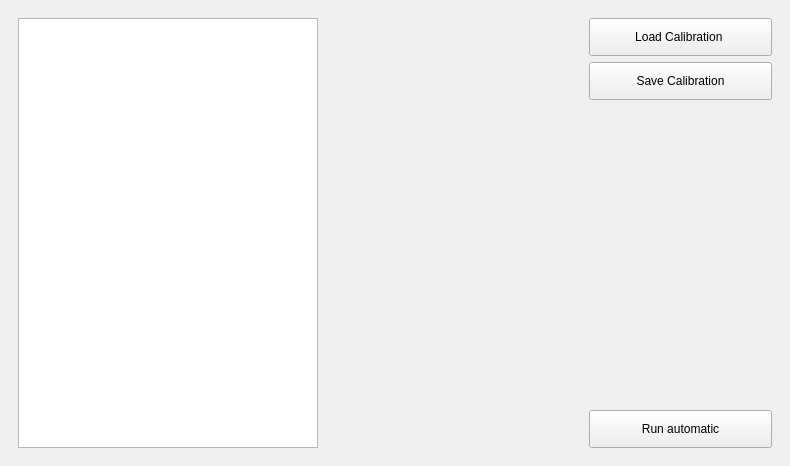
<?xml version="1.0" encoding="UTF-8"?>
<ui version="4.0">
 <class>ManualCalibration</class>
 <widget class="QWidget" name="ManualCalibration">
  <property name="geometry">
   <rect>
    <x>0</x>
    <y>0</y>
    <width>790</width>
    <height>466</height>
   </rect>
  </property>
  <property name="windowTitle">
   <string>Form</string>
  </property>
  <property name="styleSheet">
   <string notr="true">QLabel {
	text-align: left;
	font-size: 18px;
}

QPushButton
{
  width: 175px;
  height: 30px;

  text-align: center;
}

QTabWidget::pane {
    border: 1px solid black;
}

QTabWidget::tab-bar:top {
    top: 1px;
}

QTabWidget::tab-bar:bottom {
    bottom: 1px;
}

QTabWidget::tab-bar:left {
    right: 1px;
}

QTabWidget::tab-bar:right {
    left: 1px;
}
QTabBar::tab {
    border: 1px solid black;
	border-radius: 4px;
}

QTabBar::tab:selected {
    background: #4a64ff;
}

QTabBar::tab:!selected {
    background: #4a64ff;
}

QTabBar::tab:!selected:hover {
    background: #4a34ff;
}

QTabBar::tab:top:!selected {
    margin-top: 3px;
}

QTabBar::tab:bottom:!selected {
    margin-bottom: 3px;
}

QTabBar::tab:top, QTabBar::tab:bottom {
    min-width: 8ex;
    margin-right: -1px;
    padding: 5px 10px 5px 10px;
}

QTabBar::tab:top:selected {
    border-bottom-color: none;
}

QTabBar::tab:bottom:selected {
    border-top-color: none;
}

QTabBar::tab:top:last, QTabBar::tab:bottom:last,
QTabBar::tab:top:only-one, QTabBar::tab:bottom:only-one {
    margin-right: 0;
}

QTabBar::tab:left:!selected {
    margin-right: 3px;
}

QTabBar::tab:right:!selected {
    margin-left: 3px;
}

QTabBar::tab:left, QTabBar::tab:right {
    min-height: 8ex;
    margin-bottom: -1px;
    padding: 10px 5px 10px 5px;
}

QTabBar::tab:left:selected {
    border-left-color: none;
}

QTabBar::tab:right:selected {
    border-right-color: none;
}

QTabBar::tab:left:last, QTabBar::tab:right:last,
QTabBar::tab:left:only-one, QTabBar::tab:right:only-one {
    margin-bottom: 0;
}

</string>
  </property>
  <layout class="QVBoxLayout" name="verticalLayout_2">
   <property name="spacing">
    <number>0</number>
   </property>
   <property name="leftMargin">
    <number>0</number>
   </property>
   <property name="topMargin">
    <number>0</number>
   </property>
   <property name="rightMargin">
    <number>0</number>
   </property>
   <property name="bottomMargin">
    <number>0</number>
   </property>
   <item>
    <widget class="scopy::DetachDragZone" name="TopWidget" native="true">
     <property name="sizePolicy">
      <sizepolicy hsizetype="Preferred" vsizetype="MinimumExpanding">
       <horstretch>0</horstretch>
       <verstretch>0</verstretch>
      </sizepolicy>
     </property>
     <layout class="QHBoxLayout" name="horizontalLayout_4">
      <item>
       <widget class="QWidget" name="ListWidget" native="true">
        <property name="autoFillBackground">
         <bool>false</bool>
        </property>
        <layout class="QHBoxLayout" name="horizontalLayout_2">
         <item>
          <widget class="QListWidget" name="calibList">
           <property name="sizePolicy">
            <sizepolicy hsizetype="Fixed" vsizetype="Preferred">
             <horstretch>0</horstretch>
             <verstretch>0</verstretch>
            </sizepolicy>
           </property>
           <property name="minimumSize">
            <size>
             <width>300</width>
             <height>0</height>
            </size>
           </property>
           <property name="font">
            <font>
             <pointsize>-1</pointsize>
            </font>
           </property>
          </widget>
         </item>
        </layout>
       </widget>
      </item>
      <item>
       <widget class="QWidget" name="storyWidget" native="true">
        <property name="sizePolicy">
         <sizepolicy hsizetype="MinimumExpanding" vsizetype="Preferred">
          <horstretch>0</horstretch>
          <verstretch>0</verstretch>
         </sizepolicy>
        </property>
        <property name="minimumSize">
         <size>
          <width>0</width>
          <height>0</height>
         </size>
        </property>
        <layout class="QHBoxLayout" name="horizontalLayout_3">
         <property name="bottomMargin">
          <number>0</number>
         </property>
        </layout>
       </widget>
      </item>
      <item>
       <widget class="QWidget" name="SideBar" native="true">
        <property name="sizePolicy">
         <sizepolicy hsizetype="Maximum" vsizetype="Preferred">
          <horstretch>0</horstretch>
          <verstretch>0</verstretch>
         </sizepolicy>
        </property>
        <layout class="QVBoxLayout" name="verticalLayout">
         <item>
          <widget class="QPushButton" name="loadButton">
           <property name="sizePolicy">
            <sizepolicy hsizetype="Preferred" vsizetype="Preferred">
             <horstretch>0</horstretch>
             <verstretch>0</verstretch>
            </sizepolicy>
           </property>
           <property name="text">
            <string>Load Calibration </string>
           </property>
           <property name="blue_button" stdset="0">
            <bool>false</bool>
           </property>
          </widget>
         </item>
         <item>
          <widget class="QPushButton" name="saveButton">
           <property name="sizePolicy">
            <sizepolicy hsizetype="Preferred" vsizetype="Preferred">
             <horstretch>0</horstretch>
             <verstretch>0</verstretch>
            </sizepolicy>
           </property>
           <property name="text">
            <string>Save Calibration</string>
           </property>
           <property name="blue_button" stdset="0">
            <bool>false</bool>
           </property>
          </widget>
         </item>
         <item>
          <spacer name="verticalSpacer">
           <property name="orientation">
            <enum>Qt::Vertical</enum>
           </property>
           <property name="sizeHint" stdset="0">
            <size>
             <width>20</width>
             <height>40</height>
            </size>
           </property>
          </spacer>
         </item>
         <item>
          <widget class="QPushButton" name="autoButton">
           <property name="sizePolicy">
            <sizepolicy hsizetype="Preferred" vsizetype="Preferred">
             <horstretch>0</horstretch>
             <verstretch>0</verstretch>
            </sizepolicy>
           </property>
           <property name="styleSheet">
            <string notr="true">global.qss</string>
           </property>
           <property name="text">
            <string>Run automatic</string>
           </property>
           <property name="blue_button" stdset="0">
            <bool>true</bool>
           </property>
          </widget>
         </item>
        </layout>
       </widget>
      </item>
     </layout>
    </widget>
   </item>
  </layout>
 </widget>
 <customwidgets>
  <customwidget>
   <class>scopy::DetachDragZone</class>
   <extends>QWidget</extends>
   <header>detachdragzone.h</header>
   <container>1</container>
  </customwidget>
 </customwidgets>
 <resources/>
 <connections/>
</ui>
